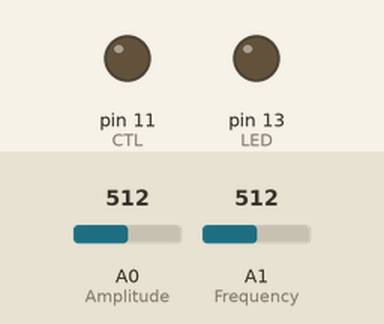
Simulated run of this sketch. Board: Arduino Uno, built with avr-gcc and run on an emulated ATmega328P. Shown: output pins drawn as LEDs (lit = HIGH). Dashed ring = blinking. The test bench sets the inputs (shaded band); at power-on: A1 (Frequency) = 512, A0 (Amplitude) = 512. What the sketch prints to the serial monitor is not drawn.

Above: at 0.8 s.
0.9 s: A1 (Frequency) set to 4
At 1.4 s:
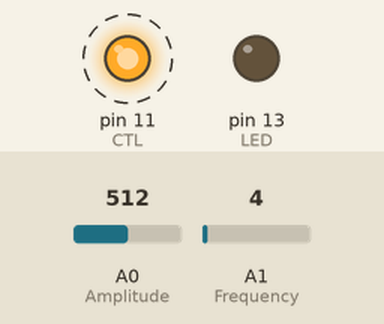
3.9 s: A1 (Frequency) set to 1
At 4.3 s:
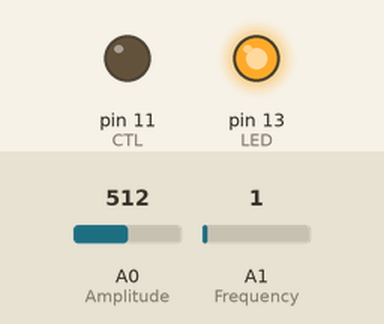
5.4 s: A1 (Frequency) set to 110
At 5.62 s:
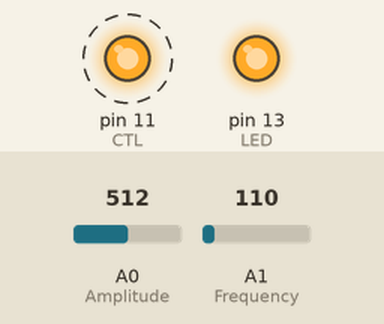
11.4 s: A1 (Frequency) set to 0
At 11.9 s:
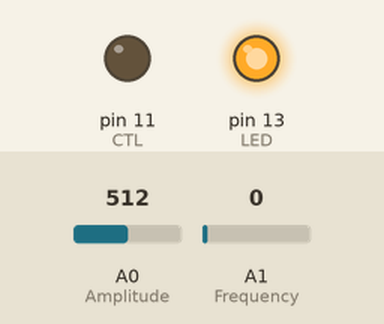
12.9 s: A1 (Frequency) set to 122
At 13.12 s:
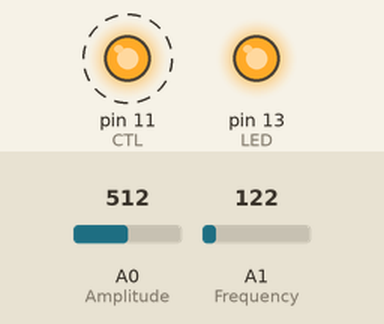
Timing chart, 0 to 16.9 s (numbered marks = the images above; inputs shaded):
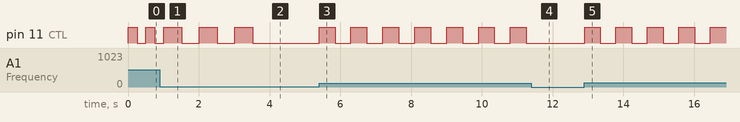

The sketch:

SCR_Rev02.ino
```cpp
#define MAX_FIFO        100               // Tamanho da FIFO

long unsigned int const Maxms = 500;      // Define a frequência mínima gerada. FreMin = 1/(2*Maxms)
long unsigned int const Minms = 5;        // Define a frequência máxima gerada. FreMax = 1/(2*Minms)

int const CTL = 11;                       // Porta de saída para a frequência gerada
int const LED = 13;                       // LED indicativo
int const Frequency = A1;                 // Pino onde o potenciômetro para ajuste da frequência será ligado
int const Amplitude = A0;                 // Pino onde será feita a leitura na tensão na pele (saída do circuito)
bool level = 0;                           // Utilizado para controle da polaridade da onda quadrada gerada
long newms;                               // Controla a duração de cada 1/2 ciclo da onda quadrada juntamente com Fout
float baseLine;                           // Contém o valor de referência para o início da coleta do SCR

int  FIFO[MAX_FIFO];                      // Define FIFO software
int  index_in = 0;                        // Índice do vetor onde será armazenado o próximo dado na FIFO
int  index_out = 0;                       // Índice do vetor onde será lido o próximo dado na FIFO
int  nDataFIFO = 0;                       // Quantidade de dados na FIFO
bool FIFOempty = 1;                       // Indicador de FIFO vazia
int  TAM_FIFO;                            // Tamanho da FIFO 5 bytes

/**************************************************/
// Lê um dado da FIFO
int popFIFO()
{
  int  aux;

  if(nDataFIFO > 0)
  {
    aux = FIFO[index_out];
    index_out++;
    if(index_out == TAM_FIFO)
      index_out = 0;
    nDataFIFO--;
    return aux;
  }
  else
  {
    FIFOempty = 1;
    return 0;
  }
}

/****************************************************************************************************/
// Armazena um dado na FIFO
// Se a FIFO estiver cheira, sempre que uma nova amostra chega a mais antiga é descartada.
void pushFIFO(int dado)
{
  if(nDataFIFO == TAM_FIFO)
    popFIFO();
  FIFO[index_in] = dado;
  index_in++;
  if(nDataFIFO<TAM_FIFO)
    nDataFIFO++;
  if(index_in == TAM_FIFO)
    index_in = 0;
  FIFOempty = 0;
}

/****************************************************************************************************/
// Converte a amostra de 8 bits em um valor de tensão entre 0 e 5 volts
float convVolts(int sample)
{
  float Vout;

  Vout = ((float)sample*5.0)/1023.0;
  return(Vout);
}


/****************************************************************************************************/
// Calcula a média dos dados na FIFO. Importante para // atenuar ruídos durante a leitura da tensão
// na pele. Retorna o valor médio em volts das amostras armazenadas na FIFO
float calcPoint()
{
  int med = 0;
  float volts;
  for (int i=0;i<TAM_FIFO;i++)
  {
    med = FIFO[i]+med;
  }
  med = med / TAM_FIFO;
  volts = convVolts(med);
  return(volts);
}


/****************************************************************************************************/
// Lê uma amostra da tensão na pele
int leSample()
{
  int Vout;

  Vout = analogRead(Amplitude);
  return(Vout);
}


/****************************************************************************************************/
// Ajusta a frequência da onda quadrada e lê uma amostra da tensão na pele antes de inverter a
// polaridade da onda quadrada
void freqAdjLeSCR()
{
  long unsigned int Fout;
  int VlFreq, sample;

  VlFreq = analogRead(Frequency);
  Fout = map(VlFreq,5,1015,Maxms,Minms);
  //Serial.print(Fout);Serial.print("\t");Serial.print(VlFreq);Serial.println("\t");

  if (Fout>Maxms)
  {
    digitalWrite(CTL,LOW);
    sample = leSample();
    pushFIFO(sample);
  }
  else  if (Fout<Minms)
        {
          digitalWrite(CTL,HIGH);
          sample = leSample();
          pushFIFO(sample);
        }
        else if (millis()>newms)
             {
                if (Fout<Minms) Fout = Minms;
                if (Fout>Maxms) Fout = Maxms;
                level = 1 - level;
                if (level)
                {
                  sample = leSample();
                  pushFIFO(sample);
                }
                digitalWrite(CTL,level);
                newms = millis() + Fout;
             }
}

void setup()
{
  Serial.begin(115200);
  pinMode(CTL, OUTPUT);             // Frequency pin output
  pinMode(LED,OUTPUT);
  pinMode(Frequency, INPUT);        // Output frequency control
  pinMode(Amplitude, INPUT);        // Output amplitude control
  newms = millis();
  digitalWrite(LED,LOW);
  TAM_FIFO  = 100;                  // Número de amostras para o cálculo da baseLine
  nDataFIFO = 0;
  while(nDataFIFO<TAM_FIFO)         // Enche a FIFO com amostras da tensão na pele para
  {                                 // o cálculo da baseLine
    freqAdjLeSCR();
  }
  baseLine = calcPoint();
  nDataFIFO = 0;
  TAM_FIFO = 16;                    // Com este valor, cada amostra da tensão na pele é resultante da média de 16 amostras
  digitalWrite(LED,HIGH);           // Acende o LED indicando que o cálculo da baseLine foi concluído
//  Serial.println(baseLine);
}

void loop()
{
  float amp, ResSkin,CondSkin;  // Amplitude, Resistência e Condutância da pele
  float freq;
  int sample;

  freqAdjLeSCR();               // Ajusta a frequência e lê a próxima amostra da tensão na pele
  amp = calcPoint()-2.5;        // Calcula a média das últimas TAM_FIFO amostras. 2,5 é o valor da tensão de referência
  ResSkin = 400000*amp;         // Converte tensão para resistência a partir do valor da corrente previamente definida
  CondSkin = (1/ResSkin)*1000000; // Converte resistência em condutância (micro siemens - S)
    {
      Serial.print(ResSkin);Serial.print("\t");/*Serial.print(amp);Serial.print("\t");*/Serial.println(CondSkin);
    }
}
```

Measured:
- the behaviour switches between 3 and 2 on A1 (Frequency) (found by bisection; images 1 and 2)
- after the input at 0.9 s, pin 11 (CTL): alternates HIGH for 0.50 s and LOW for 0.50 s, starting after 0.61 s
- after the input at 3.9 s, pin 11 (CTL): stays LOW (without the input it goes to HIGH after 0.12 s); pin 13 (LED): LOW → HIGH at once
- after the input at 5.4 s, pin 11 (CTL): alternates HIGH for 0.45 s and LOW for 0.45 s, starting at once
- after the input at 11.4 s, pin 11 (CTL): stays LOW (without the input it goes to HIGH after 0.31 s)
- after the input at 12.9 s, pin 11 (CTL): alternates HIGH for 0.44 s and LOW for 0.44 s, starting at once
